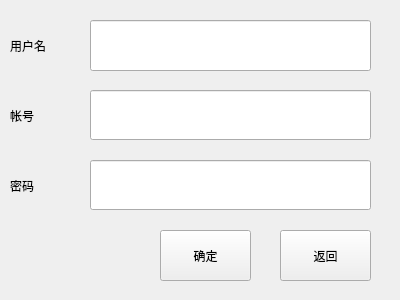
<?xml version="1.0" encoding="UTF-8"?>
<ui version="4.0">
 <class>registe</class>
 <widget class="QWidget" name="registe">
  <property name="geometry">
   <rect>
    <x>0</x>
    <y>0</y>
    <width>400</width>
    <height>300</height>
   </rect>
  </property>
  <property name="windowTitle">
   <string>Form</string>
  </property>
  <widget class="QPushButton" name="confirm">
   <property name="geometry">
    <rect>
     <x>160</x>
     <y>230</y>
     <width>91</width>
     <height>51</height>
    </rect>
   </property>
   <property name="styleSheet">
    <string notr="true">font: 15pt &quot;华文楷体&quot;;</string>
   </property>
   <property name="text">
    <string>确定</string>
   </property>
  </widget>
  <widget class="QPushButton" name="back">
   <property name="geometry">
    <rect>
     <x>280</x>
     <y>230</y>
     <width>91</width>
     <height>51</height>
    </rect>
   </property>
   <property name="styleSheet">
    <string notr="true">font: 15pt &quot;华文楷体&quot;;</string>
   </property>
   <property name="text">
    <string>返回</string>
   </property>
  </widget>
  <widget class="QLineEdit" name="username">
   <property name="geometry">
    <rect>
     <x>90</x>
     <y>20</y>
     <width>281</width>
     <height>51</height>
    </rect>
   </property>
   <property name="styleSheet">
    <string notr="true">font: 14pt &quot;华文楷体&quot;;</string>
   </property>
   <property name="text">
    <string/>
   </property>
  </widget>
  <widget class="QLineEdit" name="id">
   <property name="geometry">
    <rect>
     <x>90</x>
     <y>90</y>
     <width>281</width>
     <height>50</height>
    </rect>
   </property>
   <property name="styleSheet">
    <string notr="true">font: 14pt &quot;华文楷体&quot;;</string>
   </property>
   <property name="text">
    <string/>
   </property>
  </widget>
  <widget class="QLineEdit" name="password">
   <property name="geometry">
    <rect>
     <x>90</x>
     <y>160</y>
     <width>281</width>
     <height>50</height>
    </rect>
   </property>
   <property name="styleSheet">
    <string notr="true">font: 14pt &quot;华文楷体&quot;;</string>
   </property>
   <property name="text">
    <string/>
   </property>
  </widget>
  <widget class="QLabel" name="label">
   <property name="geometry">
    <rect>
     <x>10</x>
     <y>20</y>
     <width>81</width>
     <height>51</height>
    </rect>
   </property>
   <property name="styleSheet">
    <string notr="true">font: 14pt &quot;华文楷体&quot;;</string>
   </property>
   <property name="text">
    <string>用户名</string>
   </property>
  </widget>
  <widget class="QLabel" name="label_2">
   <property name="geometry">
    <rect>
     <x>10</x>
     <y>90</y>
     <width>72</width>
     <height>51</height>
    </rect>
   </property>
   <property name="styleSheet">
    <string notr="true">font: 14pt &quot;华文楷体&quot;;</string>
   </property>
   <property name="text">
    <string>帐号</string>
   </property>
  </widget>
  <widget class="QLabel" name="label_3">
   <property name="geometry">
    <rect>
     <x>10</x>
     <y>160</y>
     <width>72</width>
     <height>51</height>
    </rect>
   </property>
   <property name="styleSheet">
    <string notr="true">font: 14pt &quot;华文楷体&quot;;</string>
   </property>
   <property name="text">
    <string>密码</string>
   </property>
  </widget>
 </widget>
 <resources/>
 <connections/>
</ui>
